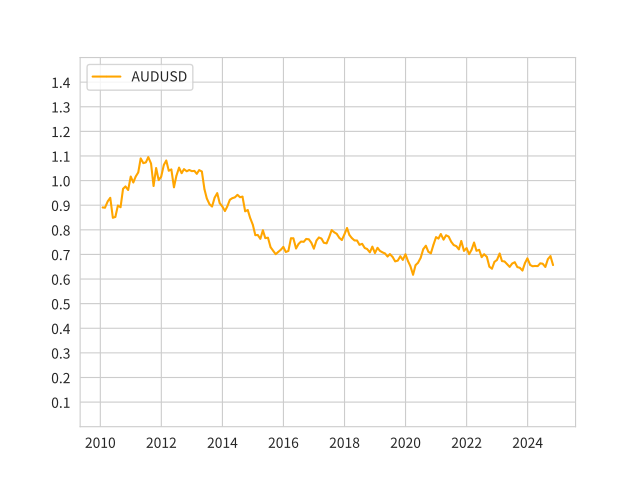

Generate this figure with Python:
from numpy.random import *
import pandas as pd
import seaborn as sns
from matplotlib import pyplot as plt #%matplotlib inline
import matplotlib.dates as mdates

#Set font in Japanese
plt.rcParams["font.family"] = "Noto Sans CJK JP"

#Load a data file
df = pd.read_csv("AUSUSD-2010--xx.csv", #to read CSV file into df = DataFrame.
		sep=",", 
		engine = "python", #to load Japanese CSV file.
		encoding = "utf-8",
        header=[10], #header=[1] = use the second row for comlumn headers, header=[0] = use the first row for comlumn headers. PANDAS count 0 for the first row, 1 for the second row.  
		#index_col=[0], 
		)

#Check Pandas dataframe, showing first 5 row.
print("\nHello, this is the checking part before visualizeing your data.\n")
#print("This is the first three rows in your data.")
#print(df.head(3))
print("\nThis is the overall information of your data.\n")
print(df.info()) 
print("\nThis is the rows and columns of your data.\n")
print(df)
print("\nThis is the column labels of your data.\n")
print(df.columns)
print("\nThis is your first column.\n")
print(df["Series ID"])
print("\nThis is the data type of your first column.\n")
print(type(df["Series ID"]))
print("\nThis is the column with header name ""FXRUSD"".\n")
print(df["FXRUSD"])
print("\nThis is the data type of the column with header name ""FXRUSD"".\n")
print(type(df["FXRUSD"]))

print("\nNow let's change the datatype to prepare for our visualization.\n")
print("\nChanging obeject to datetime.\n")
#df["Series ID"] = pd.to_datetime(df["Series ID"])
df["Series ID"] = pd.to_datetime(df["Series ID"], infer_datetime_format=True)
print("\nYou can see the converted datatypes.\n")
print(df.info())
print("\nYou can see the converted dataframe.\n")
print(df)
df = df.set_index("Series ID")
print(df.info())
print(df)

DATERANGE = df.loc['2010-01-01':'2024-11-01']
print("\nYou can see the DATERANGE.\n")
print(DATERANGE.info())
print("\nYou can see the DATERANGE dataframe.\n")
print(DATERANGE)

#print("\nGood. Then, we want to use only months and years in the dtaframe.\n")
#df['YEAR_MONTH'] = df["Series ID"].dt.strftime('%Y年%m月')
#print(df.info())
#print(df)


#print("\nNow let's change the datatype to prepare for our visualization.\n")
#print("\nDropping rows with ""-"".\n")
#df = df[df["FXRUSD"].str.contains("-") == False] #Check the column with header ""FXRUSD"" then drop the row with value ""-"". 

#df["FXRUSD"] = pd.to_numeric(df["FXRUSD"]) #Convert datatype from obeject to int or float. Note that this "to_numeric" command didn't work with "-" simbol.
#print("\nYou can see the converted datatypes.\n")
#print(df.info())

print("\nWell done, you finished the checking part.\n")

#Styling
sns.set_style("whitegrid") #Preset styling template.
#plt.grid(True) 
plt.rcParams["font.family"] = "Noto Sans CJK JP" #Set a font after set_style to overwrite.

#plt.plot(df["YEAR_MONTH"], df["FXRUSD"], color ='orange',
#plt.plot(df["Series ID"], df["FXRUSD"], color ='orange',
plt.plot(DATERANGE.index, DATERANGE["FXRUSD"], color ='orange',
         marker ='o', markersize = 0.1, 
         label ='AUDUSD')
 
#plt.plot(df["Series ID"], df["Series ID"], color ='g',
#         linestyle ='dashed', linewidth = 2,
#         label ='JGB10YearYield')
"""
color = 
b	青 (Blue)
g	緑 (Green)
r	赤 (Red)
c	シアン (Cyan)
m	マゼンタ (Magenta)
y	黄 (Yellow)
k	黒 (Black)
w	白 (White)
"""

"""
#Add Annotation and Arrow
plt.annotate('local max', xy=(1950, 100),  xycoords='data',
            xytext=(0.8, 0.95), textcoords='axes fraction',
            # arrowprops=dict(facecolor='black', shrink=0.05),
            horizontalalignment='right', verticalalignment='top',
            )
"""


#Rendering section
fig = plt.legend(loc="upper left", fontsize=10) #Location of the legend.
#fig = plt.xlabel("Series ID") #Unit of X-Axis
#fig = plt.ylabel("-") #Unit of Y-Axis
#fig = plt.xlim(900, 2000) #X-Axis (Min,Max)
fig = plt.ylim(0, 1.5) #Y-Axis (Min,Max)
#fig = plt.xticks([0, 250, 500, 750])
fig = plt.yticks([0.1,0.2,0.3,0.4,0.5,0.6,0.7,0.8,0.9,1.0,1.1,1.2,1.3,1.4])

#fig = plt.xticks(rotation='vertical') #Rotate strings(=words) at Xticks in case they appear inappropriately.
plt.savefig('AUSUSD-2010--xx.pdf')
#plt.savefig('AUSUSD-2010--xxa.png', dpi=72)
plt.savefig('AUSUSD-2010--xxb.png', dpi=300)
plt.savefig('AUSUSD-2010--xxc.png', dpi=600) #Save files in multiple resolution at once.
plt.show()
